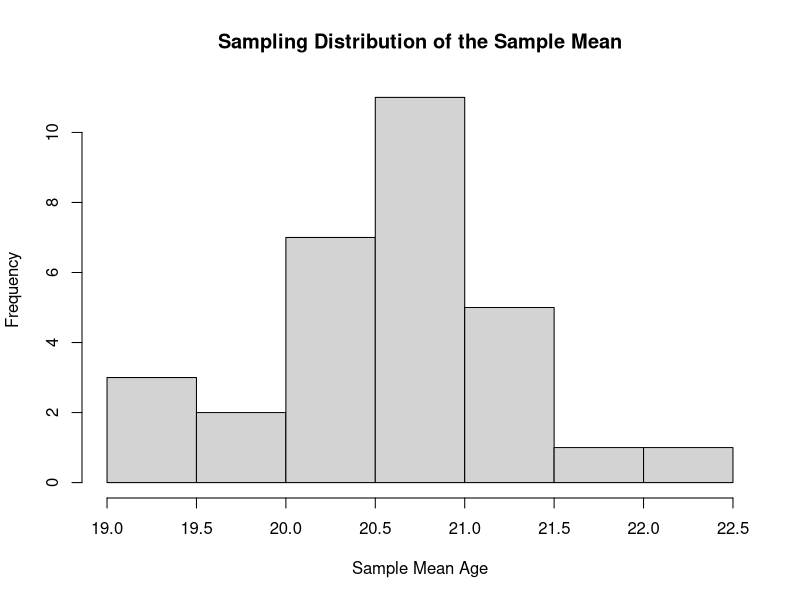

This chart was generated by the following R code:
## ---- chunk 1
library(readxl)
data <- read_excel("fem1524_admin.xlsx")
set.seed(5570)
n <- 20
SRS <- data[sample(nrow(data), n), ]
SRS
## ---- chunk 2
SRS_list <- SRS[, c("ID", "AGER")]
SRS_list
## ---- chunk 3
mean_age <- mean(SRS_list$AGER)
mean_age
## ---- chunk 4
var_age <- var(SRS_list$AGER, na.rm = TRUE)
se_age <- sqrt(var_age / n)
se_age
## ---- chunk 5
n <- 20
num_samples <- 30
sample_means <- numeric(num_samples)

for (i in 1:num_samples) {
  set.seed(5570 + i)  # say different seed for each sample
  SRS <- data[sample(nrow(data), n), ]
  sample_means[i] <- mean(SRS$AGER)
}

# Plotting the distribution of sample means
hist(sample_means, main="Sampling Distribution of the Sample Mean", xlab="Sample Mean Age")

# Calculating the standard deviation of the sample means
std_error <- sd(sample_means)
std_error
## ---- chunk 6
library(readxl)
hw_data <- read_excel("SM 625 HW 1.xlsx")

# Filtering the rows that match SRS_list ID values
merged_data <- hw_data[hw_data$ID %in% SRS_list$ID, ]

# Computing the mean number of partners
mean_partners <- mean(merged_data$PARTS1YR, na.rm = TRUE)
mean_partners
## ---- chunk 7
variance_partners <- var(merged_data$PARTS1YR, na.rm = TRUE)
variance_partners
## ---- chunk 8
n <- 20
N <- 2920
f <- n / N # the finite population correction factor
var_mean <- (1 - f) * variance_partners / n
std_error <- sqrt(var_mean)
var_mean
std_error
## ---- chunk 9
t_value <- qt(0.975, df = n - 1)
lower_bound <- mean_partners - t_value * std_error
upper_bound <- mean_partners + t_value * std_error
c(lower_bound, upper_bound)
## ---- chunk 10
cv_mean <- std_error / mean_partners
cv_mean
## ---- chunk 11
n_new <- 60
N <- 2920
f_new <- n_new / N
f_new
## ---- chunk 12
# For SE = 0.05
s2 <- variance_partners
N <- 2920

# For SE(ȳ) = 0.05
n_SE <- s2/(0.05^2)
n_SE <- ceiling(n_SE)
cat("The required sample size for SE(y) to be 0.05 is:\t", n_SE, "\n")

# For CV(ȳ) = 0.10
n_CV <- s2 / ((0.10 * mean_partners)^2)
n_CV <- ceiling(n_CV)
cat("The required sample size for CV(y) to be 0.10 is:\t", n_CV, "\n")

# For CI width = 0.40 (using t ≈ 2)
n_CI <- (4 * s2 / 0.40^2)
n_CI <- ceiling(n_CI)
cat("The sample size for width of 0.4 with t = 2 is:\t", n_CI, "\n")

# Results
c(n_SE, n_CV, n_CI)
## ---- chunk 13
# Filtering for teenagers
teens_data <- merged_data[merged_data$AGER >= 15 & merged_data$AGER <= 19, ]

# Calculating mean and SE for teens
teens_mean <- mean(teens_data$PARTS1YR, na.rm=TRUE)
teens_var <- var(teens_data$PARTS1YR, na.rm=TRUE)
teens_n <- nrow(teens_data)
teens_se <- sqrt(teens_var/teens_n)

c(teens_mean, teens_se)

# Now comparing with full sample SE (ignoring FPC)
full_se_no_fpc <- sqrt(variance_partners/n)
c(full_se_no_fpc, teens_se)
